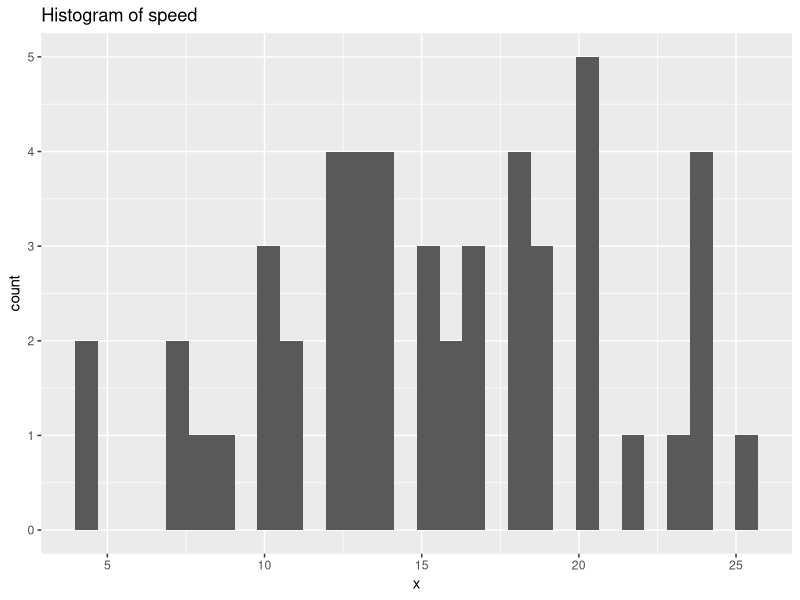
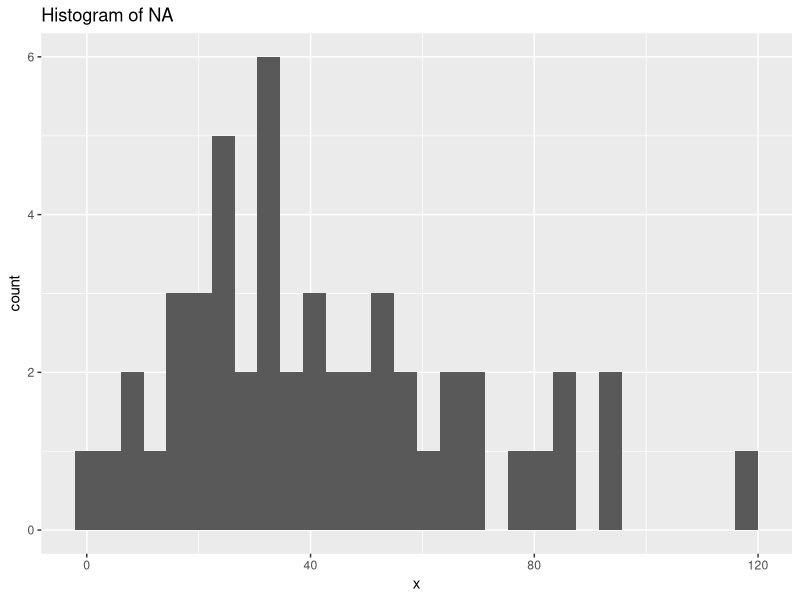
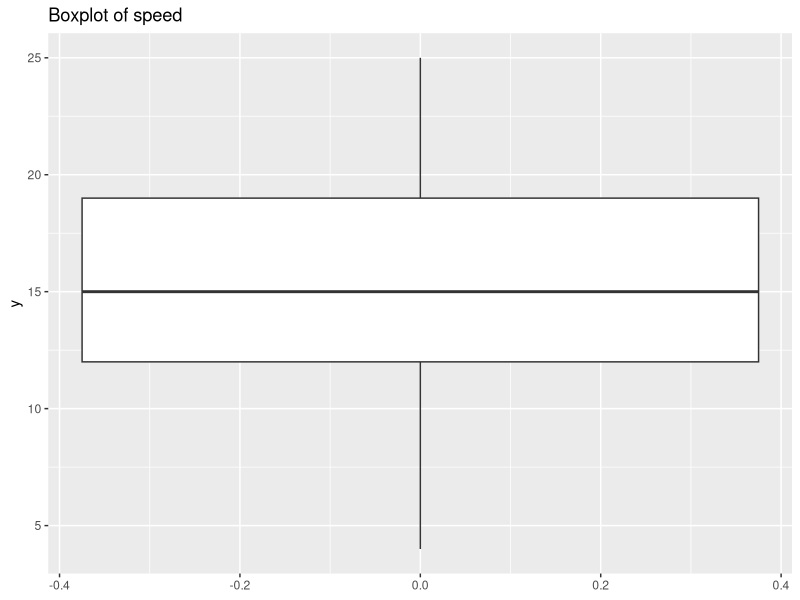
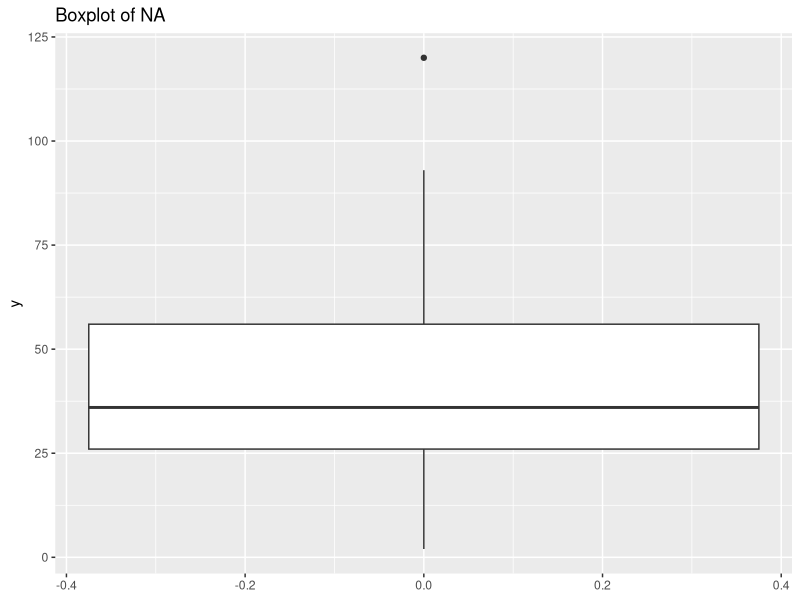
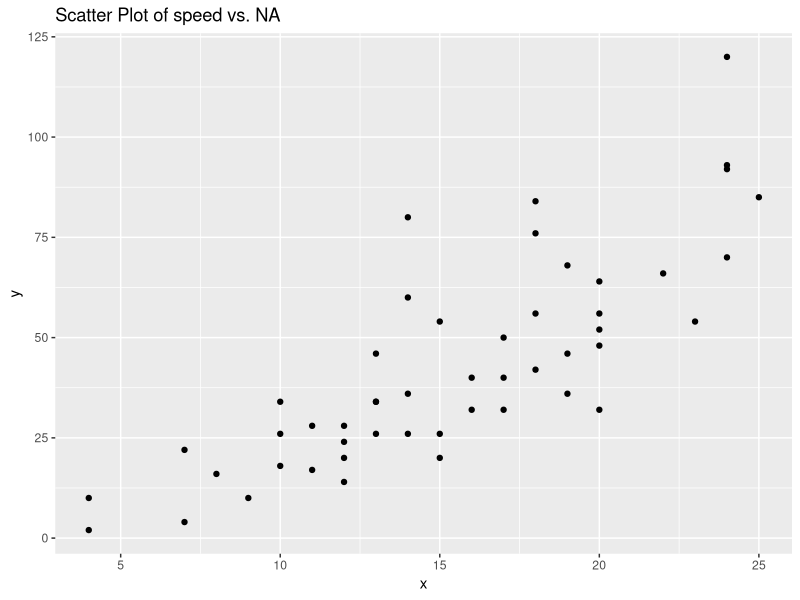

The R source for these figures, in order: (Note: this script raises an error after producing the figures.)
library(ggplot2)
library(dplyr)
library(reshape2)

# Function to generate histograms for all numeric columns
generate_histograms <- function(data) {
  numeric_cols <- Filter(is.numeric, data)
  plots <- lapply(numeric_cols, function(col) {
    col_name <- colnames(data)[which(data == col)]
    ggplot(data, aes(x = !!col)) +
      geom_histogram() +
      labs(title = paste("Histogram of", col_name))
  })
  return(plots)
}

# Function to generate boxplots for all numeric columns
generate_boxplots <- function(data) {
  numeric_cols <- Filter(is.numeric, data)
  plots <- lapply(numeric_cols, function(col) {
    col_name <- colnames(data)[which(data == col)]
    ggplot(data, aes(y = !!col)) +
      geom_boxplot() +
      labs(title = paste("Boxplot of", col_name))
  })
  return(plots)
}

# Function to generate bar plots for all categorical columns
generate_barplots <- function(data) {
  categorical_cols <- Filter(is.factor, data)
  plots <- lapply(categorical_cols, function(col) {
    col_name <- colnames(data)[which(data == col)]
    ggplot(data, aes(x = !!col)) +
      geom_bar() +
      labs(title = paste("Barplot of", col_name))
  })
  return(plots)
}

# Function to generate scatter plots for all pairs of numeric columns
generate_scatterplots <- function(data) {
  numeric_cols <- Filter(is.numeric, data)
  combinations <- combn(numeric_cols, 2, simplify = FALSE)
  plots <- lapply(combinations, function(pair) {
    col1_name <- colnames(data)[which(data == pair[[1]])]
    col2_name <- colnames(data)[which(data == pair[[2]])]
    ggplot(data, aes(x = !!pair[[1]], y = !!pair[[2]])) +
      geom_point() +
      labs(title = paste("Scatter Plot of", col1_name, "vs.", col2_name))
  })
  return(plots)
}

# Function to print a list of plots
print_plots <- function(plots) {
  for (i in seq_along(plots)) {
    print(plots[[i]])
  }
}

# Example usage with the mtcars dataset

histograms <- generate_histograms(cars)
boxplots <- generate_boxplots(cars)
barplots <- generate_barplots(cars)
scatterplots <- generate_scatterplots(cars)

# Print all generated plots
print_plots(histograms)
print_plots(boxplots)
print_plots(barplots)
print_plots(scatterplots)

melt(cars)

cars1<-cars %>% 
  mutate(across(where(is.factor), ~ as.numeric(unclass(.)))) %>% 
  mutate(VehGas = as.numeric(VehGas == 'Diesel'))

cor(cars1 %>% select(-IDpol)) %>% heatmap(keep.dendro = TRUE)

ggplot(data = melt(cars), aes(x=ClaimNb, y=VehPower, fill=value)) + 
  geom_tile()

cars_orig %>% 
  as_tibble() %>% 
  dplyr::select(where(is.numeric), -IDpol) %>% 
  pairs()

cars_orig %>% dplyr::select(Region, Area, Density) %>% unique %>% arrange(Region, Area)

plot(cars_cumsum$Exposure, cars_cumsum$accum)



pairs(cars_orig %>% dplyr::select(where(is.numeric)))
